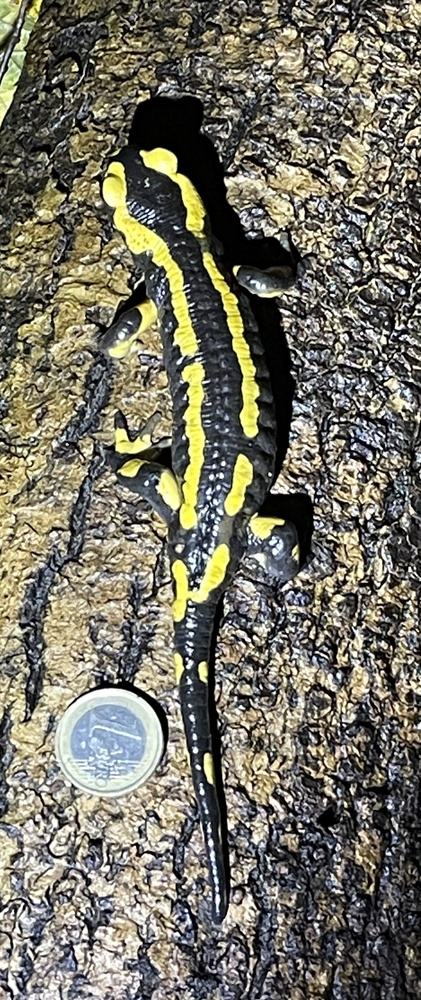
#> input picture salamandre/IMG_0962.jpg, 421 x 1000 px, shrunk from 1449 x 3441 before the run
$ python test_template.py
#> lines starting #> are read from the running program, lines starting #| are printed output that depends on the picture
import cv2 as cv
import numpy as np
from matplotlib import pyplot as plt
img = cv.imread('IMG_0962.jpg', cv.IMREAD_GRAYSCALE)
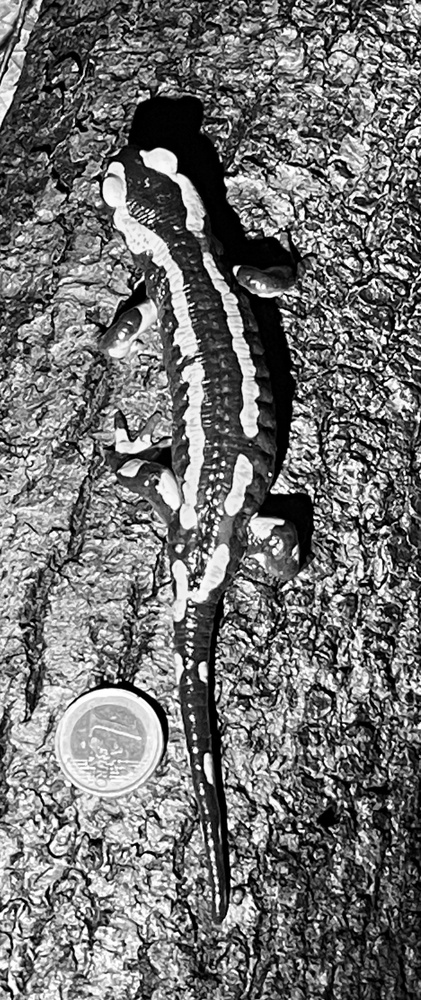
#> img: shape (1000, 421); min 0, max 255, mean 113.3
assert img is not None, "file could not be read, check with os.path.exists()"
img2 = img.copy()
template = cv.imread('test3.png', cv.IMREAD_GRAYSCALE)
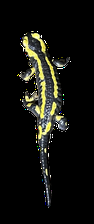
#> input picture salamandre/test3.png, 94 x 224 px, shrunk from 324 x 770 before the run
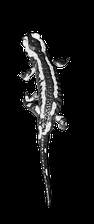
#> template: shape (224, 94); min 0, max 255, mean 18.4
assert template is not None, "file could not be read, check with os.path.exists()"
w, h = template.shape[::-1]
#> w = 94; h = 224
# All the 6 methods for comparison in a list
methods = ['cv.TM_CCOEFF', 'cv.TM_CCOEFF_NORMED', 'cv.TM_CCORR',
            'cv.TM_CCORR_NORMED', 'cv.TM_SQDIFF', 'cv.TM_SQDIFF_NORMED']
for meth in methods:
    img = img2.copy()
    method = eval(meth)
    # Apply template Matching
    res = cv.matchTemplate(img,template,method)
    min_val, max_val, min_loc, max_loc = cv.minMaxLoc(res)
    # If the method is TM_SQDIFF or TM_SQDIFF_NORMED, take minimum
    if method in [cv.TM_SQDIFF, cv.TM_SQDIFF_NORMED]:
        top_left = min_loc
    else:
        top_left = max_loc
    bottom_right = (top_left[0] + w, top_left[1] + h)
    cv.rectangle(img,top_left, bottom_right, 255, 2)
    plt.subplot(121),plt.imshow(res)
    plt.title('Matching Result'), plt.xticks([]), plt.yticks([])
    plt.subplot(122),plt.imshow(img)
    plt.title('Detected Point'), plt.xticks([]), plt.yticks([])
    plt.suptitle(meth)
    plt.show()
#> this loop made 6 passes
#> (min_val, max_val, min_loc, top_left, bottom_right) on passes 1 to 4: (-29587052, 20597492, (232, 270), (204, 280), (298, 504)), (-0.324, 0.236, (232, 270), (204, 280), (298, 504)), (5094138, 77592320, (231, 269), (41, 667), (135, 891)), (0.0361, 0.398, (231, 269), (149, 263), (243, 487))
#> (min_val, max_val, max_loc, top_left, bottom_right) on pass 5: (150459424, 645348160, (61, 691), (327, 776), (421, 1000))
#> pass 1, `res = cv.matchTemplate(img,template,method)`:
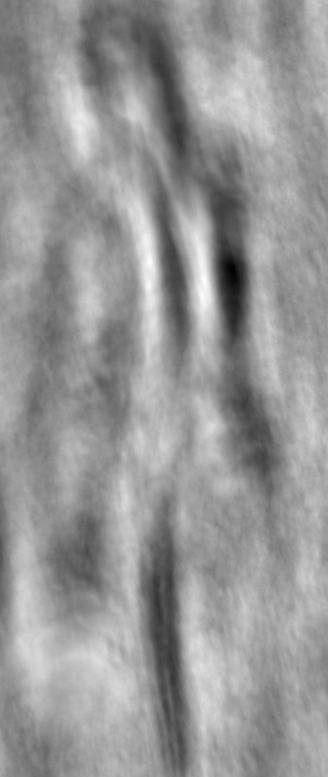
#> res: shape (777, 328) float32; min -29587052, max 20597492, mean 104861.6; drawn with min black and max white
#> pass 1, `plt.show()`:
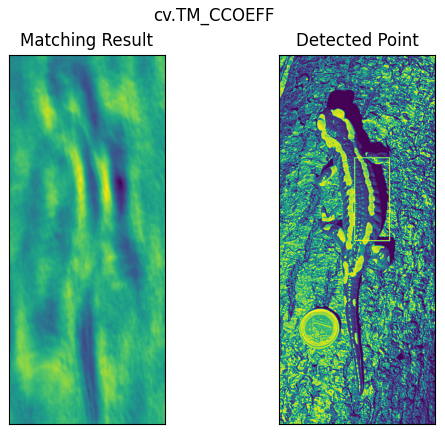
#> figure drawn by matplotlib, 2 panels
#> pass 3, `res = cv.matchTemplate(img,template,method)`:
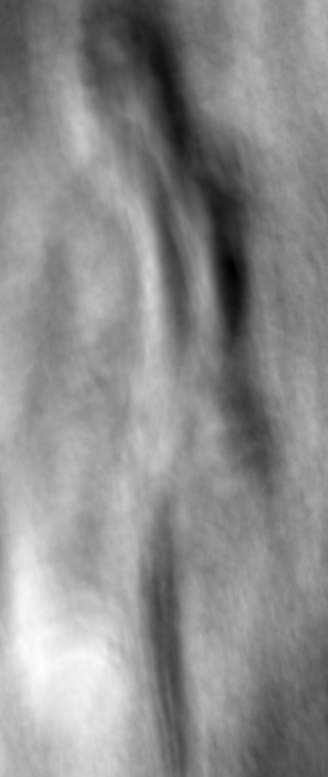
#> res: shape (777, 328) float32; min 5094138, max 77592320, mean 45161164; drawn with min black and max white
#> after the loop: res: shape (777, 328) float32; every value is 1
